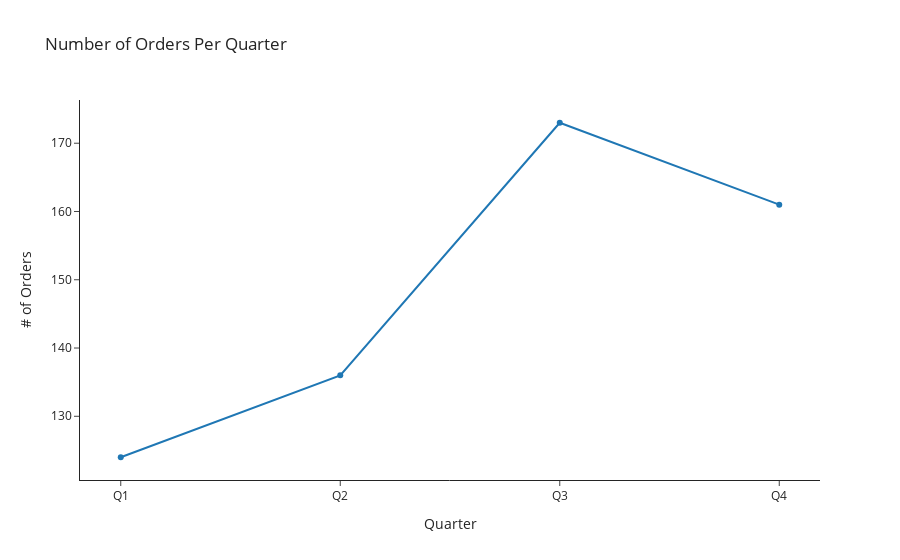

Notebook code cell kept with this figure:
### Code cell
fig = px.line(df.groupby('quarter')['quantity'].count().reset_index(),
        x='quarter', y='quantity', title='Number of Orders Per Quarter', labels={'quantity':'# of Orders', 'quarter':'Quarter'},
        template='simple_white', markers=True)
fig.show()

### Figure 1 — Plotly figure (JSON) as saved in the notebook; plotly's stock layout.template omitted (floating-point values rounded to 4 significant figures)
{"data": [{"hovertemplate": "Quarter=%{x}<br># of Orders=%{y}<extra></extra>", "legendgroup": "", "line": {"color": "#1F77B4", "dash": "solid"}, "marker": {"symbol": "circle"}, "mode": "markers+lines", "name": "", "orientation": "v", "showlegend": false, "type": "scatter", "x": ["Q1", "Q2", "Q3", "Q4"], "xaxis": "x", "y": [124, 136, 173, 161], "yaxis": "y"}], "layout": {"legend": {"tracegroupgap": 0}, "title": {"text": "Number of Orders Per Quarter"}, "xaxis": {"anchor": "y", "domain": [0, 1], "title": {"text": "Quarter"}}, "yaxis": {"anchor": "x", "domain": [0, 1], "title": {"text": "# of Orders"}}}}
